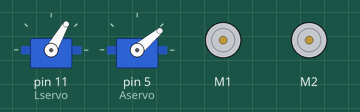
Bench run of a sketch on a simulated Arduino Uno, built with avr-gcc and run on an emulated ATmega328P. Shown: 2 × servo, 2 × DC motor (green arrow = forward, orange = backward, longer = faster). What the sketch prints to the serial monitor is not drawn.

Above: at 1.5 s.
At 3.8 s:
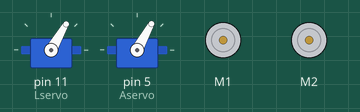
At 5.3 s:
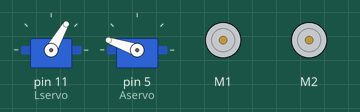
At 7.2 s:
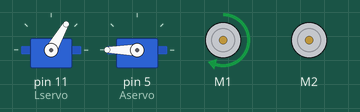
At 8.9 s:
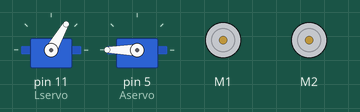
At 17.0 s:
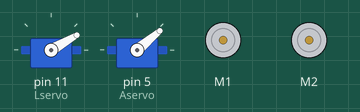
Timing chart, 0 to 18.5 s (numbered marks = the images above):
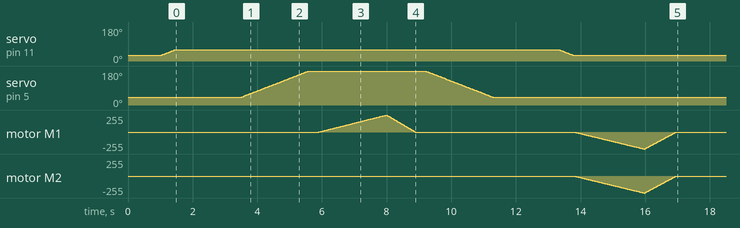

The sketch:

16th-draft-final-code-without-controller.ino
```cpp
#include <DRV8835MotorShield.h>
#include <Servo.h>

/*int dir1 = 7;
int dir2 = 8;

int spd1 = 9;
int spd2 = 10;*/

Servo Lservo;  // create servo object to control a servo
Servo Aservo;
int hi = 0;  // variable to store the servo position

DRV8835MotorShield motors;

void setup() {

  Serial.begin(9600);
  Lservo.attach(11);  // attaches the servo on pin 11 to the servo object
  Aservo.attach(5);
  Serial.println("Driving!");

  /*pinMode(dir1, OUTPUT);
  pinMode(dir2, OUTPUT);
  pinMode(spd1, OUTPUT);
  pinMode(spd2, OUTPUT);*/

  Lservo.write(30);
  Aservo.write(40);
  delay(1000);

  for (hi = 30; hi <= 60; hi += 1) {  // goes from 0 degrees to 180 degrees
    // in steps of 1 degree
    Lservo.write(hi);  // tell servo to go to position in variable 'pos'
    delay(15);          // waits 15ms for the servo to reach the position
  }

  delay(2000);

  for (hi = 40; hi <= 200; hi += 1) {  // goes from 0 degrees to 180 degrees
    // in steps of 1 degree
    Aservo.write(hi);  // tell servo to go to position in variable 'pos'
    delay(15);          // waits 15ms for the servo to reach the position
  }

  for (int speed = 0; speed <= 400; speed++)
  {
    motors.setM1Speed(speed);
    //motors.setM2Speed(speed);
    delay(5);
  }
  for (int speed = 400; speed >= 0; speed--)
  {
    motors.setM1Speed(speed);
    //motors.setM2Speed(speed);
    delay(2);
  }


  /*digitalWrite(dir1, 1);
  digitalWrite(spd1, HIGH);
  digitalWrite(dir2, 1);
  digitalWrite(spd2, HIGH);
  delay(2000);*/

  for (hi = 200; hi >= 40; hi -= 1) {  // goes from 180 degrees to 0 degrees
    Aservo.write(hi);                    // tell servo to go to position in variable 'pos'
    delay(15);                            // waits 15ms for the servo to reach the position
  }

  delay(2000);

  for (hi = 60; hi >= 30; hi -= 1) {  // goes from 180 degrees to 0 degrees
    Lservo.write(hi);                   // tell servo to go to position in variable 'pos'
    delay(15);                           // waits 15ms for the servo to reach the position
  }

  for (int speed = 0; speed >= -400; speed--)
  {
    motors.setM1Speed(speed);
    motors.setM2Speed(speed);
    delay(5);
  }
  for (int speed = -400; speed <= 0; speed++)
  {
    motors.setM1Speed(speed);
    motors.setM2Speed(speed);
    delay(2);
  }

  /*digitalWrite(dir1, 1);
  digitalWrite(spd1, LOW);
  digitalWrite(dir2, 1);
  digitalWrite(spd2, LOW);
  delay(2000000);*/
}

void loop() {

  /*digitalWrite(dir1, 1);
  digitalWrite(spd1, HIGH);
  digitalWrite(dir2, 1);
  digitalWrite(spd2, HIGH);
  delay(2000);
  digitalWrite(dir1, 1);
  digitalWrite(spd1, LOW);
  digitalWrite(dir2, 1);
  digitalWrite(spd2, LOW);
  delay(2000000);  */
}
```
